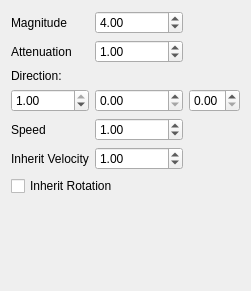
<?xml version="1.0" encoding="UTF-8"?>
<ui version="4.0">
 <class>airForceAttr</class>
 <widget class="QWidget" name="airForceAttr">
  <property name="geometry">
   <rect>
    <x>0</x>
    <y>0</y>
    <width>251</width>
    <height>291</height>
   </rect>
  </property>
  <property name="windowTitle">
   <string>Form</string>
  </property>
  <layout class="QGridLayout" name="gridLayout">
   <item row="0" column="0">
    <widget class="QLabel" name="magnitudeLabel">
     <property name="text">
      <string>Magnitude</string>
     </property>
    </widget>
   </item>
   <item row="0" column="1">
    <widget class="QDoubleSpinBox" name="magnitude">
     <property name="sizePolicy">
      <sizepolicy hsizetype="Preferred" vsizetype="Fixed">
       <horstretch>0</horstretch>
       <verstretch>0</verstretch>
      </sizepolicy>
     </property>
     <property name="minimum">
      <double>-999999999.000000000000000</double>
     </property>
     <property name="maximum">
      <double>999999999.000000000000000</double>
     </property>
     <property name="value">
      <double>4.000000000000000</double>
     </property>
    </widget>
   </item>
   <item row="1" column="0">
    <widget class="QLabel" name="attenuationLabel">
     <property name="text">
      <string>Attenuation</string>
     </property>
    </widget>
   </item>
   <item row="1" column="1">
    <widget class="QDoubleSpinBox" name="attenuation">
     <property name="sizePolicy">
      <sizepolicy hsizetype="Preferred" vsizetype="Fixed">
       <horstretch>0</horstretch>
       <verstretch>0</verstretch>
      </sizepolicy>
     </property>
     <property name="minimum">
      <double>-999999999.000000000000000</double>
     </property>
     <property name="maximum">
      <double>999999999.000000000000000</double>
     </property>
     <property name="value">
      <double>1.000000000000000</double>
     </property>
    </widget>
   </item>
   <item row="2" column="0">
    <widget class="QLabel" name="directionLabel">
     <property name="text">
      <string>Direction:</string>
     </property>
    </widget>
   </item>
   <item row="3" column="3">
    <spacer name="horizontalSpacer">
     <property name="orientation">
      <enum>Qt::Horizontal</enum>
     </property>
     <property name="sizeHint" stdset="0">
      <size>
       <width>40</width>
       <height>20</height>
      </size>
     </property>
    </spacer>
   </item>
   <item row="4" column="0">
    <widget class="QLabel" name="speedLabel">
     <property name="text">
      <string>Speed</string>
     </property>
    </widget>
   </item>
   <item row="4" column="1">
    <widget class="QDoubleSpinBox" name="speed">
     <property name="sizePolicy">
      <sizepolicy hsizetype="Preferred" vsizetype="Fixed">
       <horstretch>0</horstretch>
       <verstretch>0</verstretch>
      </sizepolicy>
     </property>
     <property name="minimum">
      <double>-999999999.000000000000000</double>
     </property>
     <property name="maximum">
      <double>999999999.000000000000000</double>
     </property>
     <property name="value">
      <double>1.000000000000000</double>
     </property>
    </widget>
   </item>
   <item row="5" column="0">
    <widget class="QLabel" name="inheritVelocityLabel">
     <property name="text">
      <string>Inherit Velocity</string>
     </property>
    </widget>
   </item>
   <item row="5" column="1">
    <widget class="QDoubleSpinBox" name="inheritVelocity">
     <property name="sizePolicy">
      <sizepolicy hsizetype="Preferred" vsizetype="Fixed">
       <horstretch>0</horstretch>
       <verstretch>0</verstretch>
      </sizepolicy>
     </property>
     <property name="value">
      <double>1.000000000000000</double>
     </property>
    </widget>
   </item>
   <item row="6" column="0" colspan="2">
    <widget class="QCheckBox" name="inheritRotation">
     <property name="sizePolicy">
      <sizepolicy hsizetype="Preferred" vsizetype="Fixed">
       <horstretch>0</horstretch>
       <verstretch>0</verstretch>
      </sizepolicy>
     </property>
     <property name="text">
      <string>Inherit Rotation</string>
     </property>
     <property name="checked">
      <bool>false</bool>
     </property>
    </widget>
   </item>
   <item row="7" column="0">
    <spacer name="verticalSpacer">
     <property name="orientation">
      <enum>Qt::Vertical</enum>
     </property>
     <property name="sizeHint" stdset="0">
      <size>
       <width>20</width>
       <height>40</height>
      </size>
     </property>
    </spacer>
   </item>
   <item row="3" column="0">
    <widget class="QDoubleSpinBox" name="directionX">
     <property name="sizePolicy">
      <sizepolicy hsizetype="Preferred" vsizetype="Fixed">
       <horstretch>0</horstretch>
       <verstretch>0</verstretch>
      </sizepolicy>
     </property>
     <property name="maximum">
      <double>1.000000000000000</double>
     </property>
     <property name="singleStep">
      <double>0.010000000000000</double>
     </property>
     <property name="value">
      <double>1.000000000000000</double>
     </property>
    </widget>
   </item>
   <item row="3" column="2">
    <widget class="QDoubleSpinBox" name="directionZ">
     <property name="sizePolicy">
      <sizepolicy hsizetype="Preferred" vsizetype="Fixed">
       <horstretch>0</horstretch>
       <verstretch>0</verstretch>
      </sizepolicy>
     </property>
     <property name="maximum">
      <double>1.000000000000000</double>
     </property>
     <property name="singleStep">
      <double>0.010000000000000</double>
     </property>
    </widget>
   </item>
   <item row="3" column="1">
    <widget class="QDoubleSpinBox" name="directionY">
     <property name="sizePolicy">
      <sizepolicy hsizetype="Preferred" vsizetype="Fixed">
       <horstretch>0</horstretch>
       <verstretch>0</verstretch>
      </sizepolicy>
     </property>
     <property name="maximum">
      <double>1.000000000000000</double>
     </property>
     <property name="singleStep">
      <double>0.010000000000000</double>
     </property>
     <property name="value">
      <double>0.000000000000000</double>
     </property>
    </widget>
   </item>
  </layout>
 </widget>
 <resources/>
 <connections/>
</ui>
